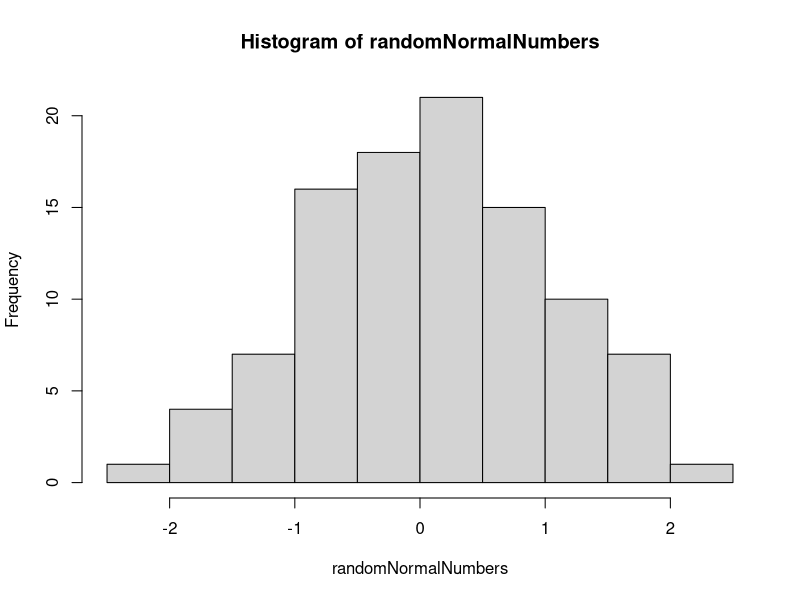
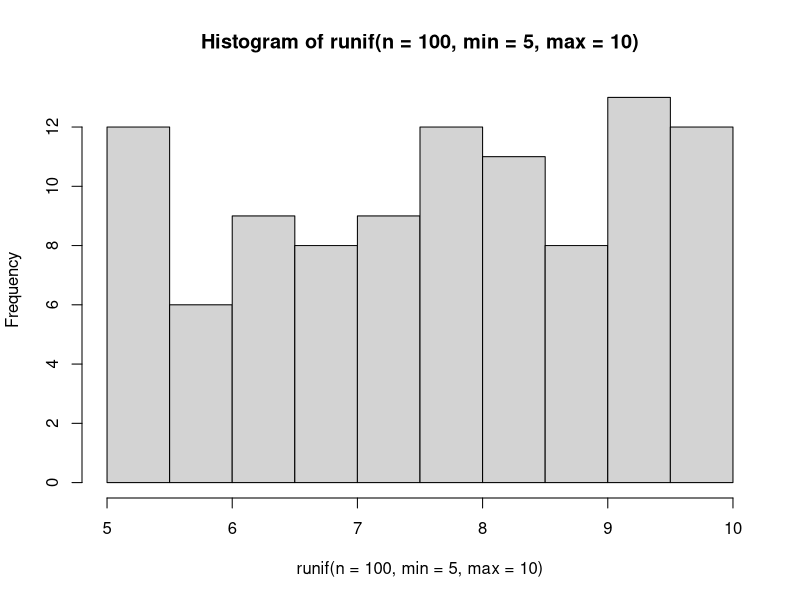
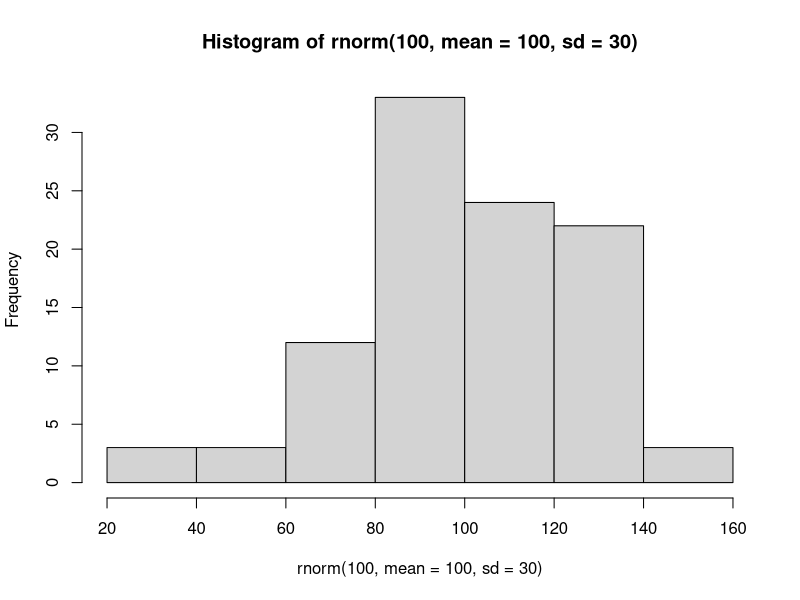

The R script that drew these images, in order: (Note: this script raises an error after producing the figures.)
#### Vectors, Matrices, Data Frames, and Lists
#### 17 January 2023
#### TDW


#### Vectors Contd
#### Properties

## Coercion 

### All atomic vectors are of the same data type
### If you use c() to assemble different data types, R coerces them 
### Logical -> integer -> double -> character

a <- c(2, 2.2)
a #coerces to double
typeof(a)

b <- c("purple", "green")
typeof(b)

d <- c(a,b)
typeof(d)


### comparison operators yeild logical result
a <- runif(10)
print(a)

a < 0.5 # conditional statement

### How many elements in vector are greater than 0.5?

sum(a>0.5)
mean(a>0.5) # what proportion of vector greater than 0.5


#### Vectorization
## add constant to a vector

z <- c(10, 20, 30)
print(z)
z+1

## what happens when vectors are added together

y <- c(1,2,3)
z+y # results in "element by element" operation on the vector

z^2


## Recycling 
# what if vector lengths are not equal?

z
x <- c(1,2)
z+x # warning issued but calculation is still made
# shorter vector is always recycled


#### Simulating data: runif and rnorm()

runif(5)
runif(5, min=5, max=10) # n = sample size, min= minimum, max = maximum

set.seed(111) # set.seed can any number, sets random number generator (is reproducible)

runif(5, min=5, max=10)


## rnorm: random normal values with mean 0 and sd 1

rnorm(6)
randomNormalNumbers <- rnorm(100)
mean(randomNormalNumbers) # hist function shows distribution

hist(randomNormalNumbers)
sd(randomNormalNumbers)


hist(runif(n=100, min=5, max=10))

hist(rnorm(100, mean=100, sd=30))



##### Matrix
### 2 dimensional (rows and columns)
### homogeneous data type

# matrix is an atomic vector organized into rows and columns

my_vec <- 1:12

m <- matrix(data=my_vec, nrow=4)

m <- matrix(data=my_vec, ncol=3)

m <- matrix(data=my_vec, ncol=3, byrow=T)


##### Lists 
### are atomic vectors, BUT each element can hold different data types (and different sizes)

myList <- list(1:10, matrix(1:8, nrow=4, byrow=T), letters[1:3], pi)

class(myList)
str(myList)

### Sub setting lists
## using [] gives you a single item BUT not the elements

myList[4]
myList[4] -3 # single bracket gives you only elements in slot which is always type=list

# to grab object itself use [[]]
myList[[4]] # now we access contents 
myList[[4]] - 3

myList[[2]]
myList[2]
myList[[2]][4,1] # 2 dimensional sub setting, to extract specific value from matrix [row, column]

myList[c(1,2)] # to obtain multiple compartments of list
c(myList[[1]], myList[[2]]) # to obtain multiple elements within list

### Name items in list when they are created

myList2 <- list(Tester=FALSE, littleM = matrix(1:9, nrow=3))

myList2$ # dollar sign looks within list for names 
  
myList2$Tester
myList2$littleM[2,3] # extracts second row, third column of littleM

myList2$littleM[2,] # leave blank if you want all elements [2, ] = second row, all columns

myList2$littleM[8] # this gives second element

### unlist to string everything back to vectors

unRolled <- unlist(myList2)
unRolled

data(iris)
head(iris)
plot(Sepal.Length ~ Petal.Length, data=iris)
model <- lm(Sepal.Length ~ Petal.Length, data=iris)
results <- summary(model)
class(results)
typeof(results)
str(results)
results$coefficients

results$coefficients[2,4]
results[[4]][2,4]

pee <- unlist(results$coefficients)[8]
unlist(results)$coefficients8

### Data frames
## (list of) equal-lengthed vectors, each of which is a column

varA <- 1:12
varB <- rep(c("Con","LowN","HighN"), each= 4)
varC <- runif(12)

dFrame <- data.frame(varA, varB, varC, stringsAsFactors = FALSE)
str(dFrame)

# add another row


newData <- list(varA=13, varB="HighN", varC=0.668)

# use rbind()

dFrame <- rbind(dFrame, newData)

### why cant we use c()?
newData2 <- c(14, "HighN", 0.668)
dFrame <- rbind(dFrame, newData2) # vector will make all data characters

str(dFrame)

### add a column
newVar <- runif(14)

# use cbind() function to add column

dFrame <- cbind(dFrame, newVar)

# dim() checks rows and columns

dim(dFrame)


### Data Frames vs Matrices

zMat <- matrix(data=1:30, ncol=3, byrow=T)
zDframe <- as.data.frame(zMat)

str(zDframe)
str(zMat)

zMat[3,3]
zDframe[3,3]

zMat[,3]
zDframe[,3]

zDframe$V3

zMat[3,]
zDframe[3,]

zMat[3] # matrix gives third element
zDframe[3] # data frame gives third element which is full column



#### Eliminating NA's 
# complete.cases() function

zD <- c(NA, rnorm(10), NA, rnorm(3))
complete.cases(zD) # gives logical output

# clean out NA's 
zD[complete.cases(zD)]
which(!complete.cases(zD)) # also can use which(is.na(zD))


# also use with matrix

m <- matrix(1:20, nrow=5)
m[1,1] <- NA
m[5,4] <- NA

complete.cases(m) # will tell you T/F if whole row is complete(no NA's)

m[complete.cases(m),]

## get complete.cases for only certain rows

m[complete.cases(m[,c(1:2)]),] # give me all rows that have complete cases, but only look at first 2 columns but show all columns?

##### Finishing up Data Frames and Matrices
### TDW
### Jan 19 2023

m <- matrix(data=1:12, nrow=3)
m

## subsetting based on elements
m[1:2, ] # rows 1 and 2 all the columns
m[,2:4] # all rows and columns 2 to 4

## subset with logical (conditional) statements
## select all columns for which totals are > 15

colSums(m) > 15
m[,colSums(m)>15]

## row sums now
## select rows that sum to 22 exactly

rowSums(m) == 22
m[rowSums(m)==22,]

rowSums(m)!=22

### Logical operators: == != > <

## subsetting to a vector changes the data type

z <- m[1,]
print(z)
str(z)

z2 <- m[1, ,drop=FALSE]
z2

# simulate new matrix
m2 <- matrix(data= runif(9), nrow=3)
m2
m2[3,2] # use row and column to grab value not placement

### use assignment operator to substitute values
m2[m2>0.6] <- NA
m2

data<- iris
head(data)
tail(data)

data[3,2] # numbered indices still work

dataSub <- data[,c("Species", "Petal.Length")]
str(dataSub)

#### Sort a data frame by values

orderedIris <- iris[order(iris$Petal.Length),]
head(orderedIris)
